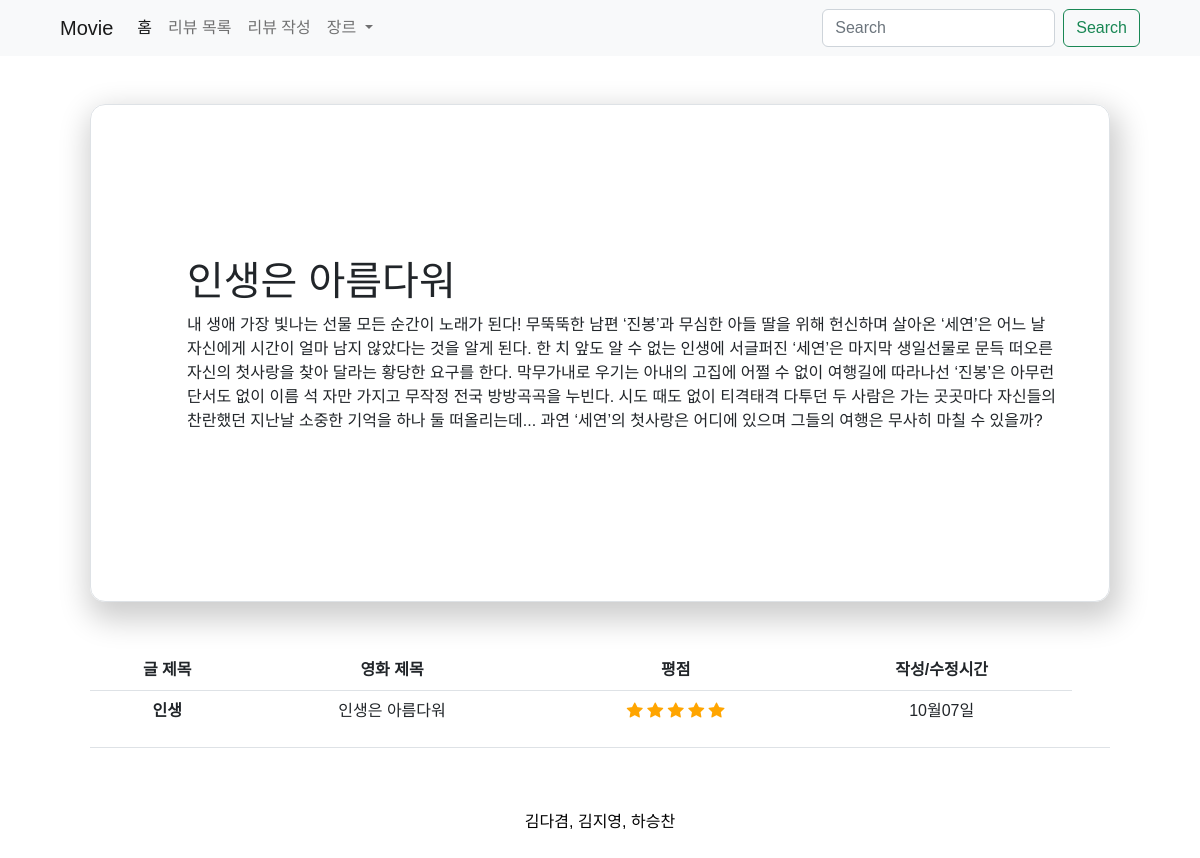
Before: /movies/2/movie_detail with the older database file.
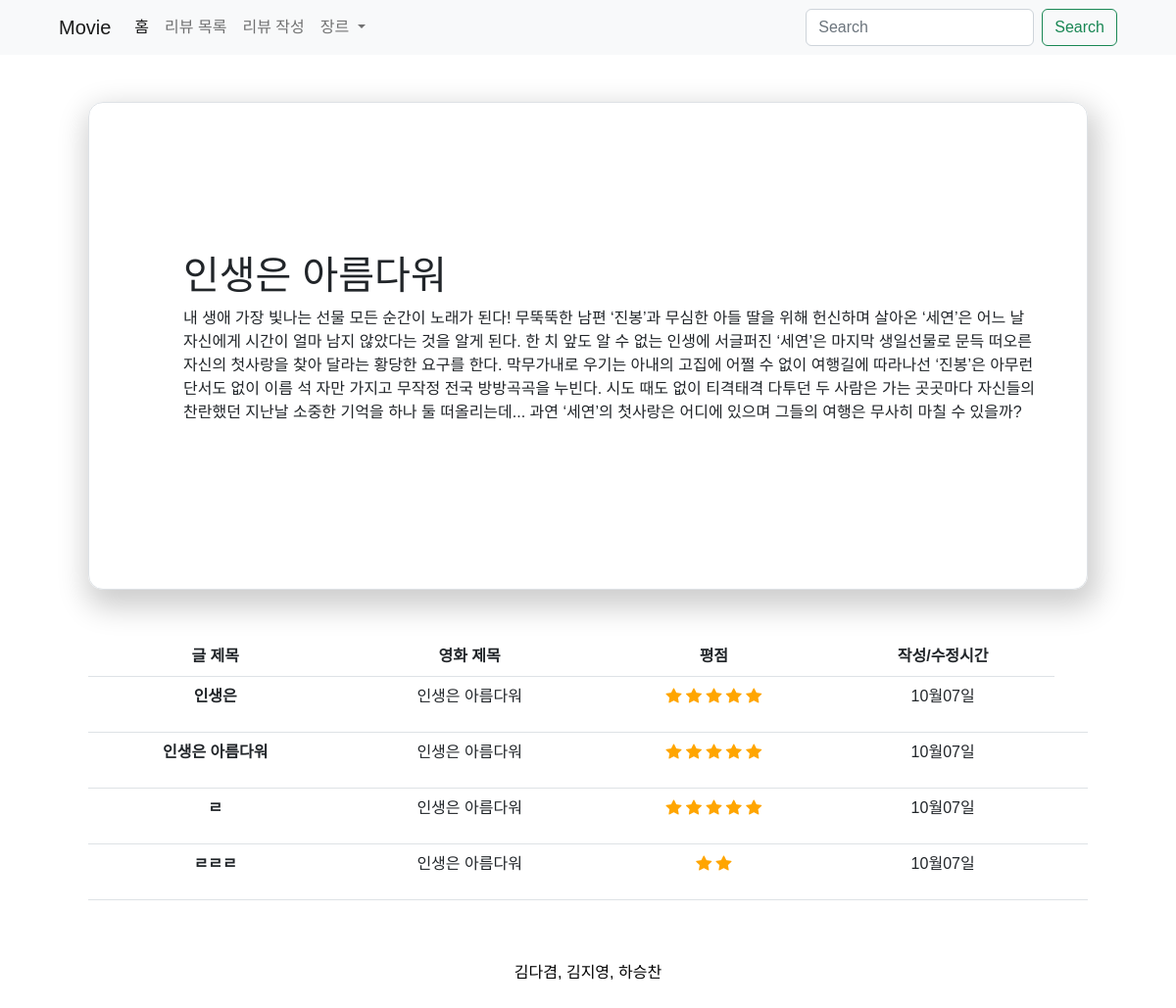
After: the same page with the newer database file.
### movies/models.py (models this page shows)
class Review(models.Model):
    title = models.CharField(max_length=30)
    content = models.TextField()
    movie_name = models.CharField(max_length=30, choices=title_table)
    grade = models.IntegerField(choices=RATE_CHOICES)
    created_at = models.DateField(auto_now_add=True)
    updated_at = models.DateField(auto_now=True)
    genre = models.CharField(max_length=5, choices=genre_table)

### movies/views.py (the view)
# urls.py: path("<int:pk>/movie_detail", views.movie_detail, name="movie_detail"),
def movie_detail(request, pk):
    movie = Movie.objects.get(pk=pk)
    movie_get_title = movie.movie_title
    movie_filter = Review.objects.filter(movie_name=movie_get_title)
    dt_img_list = {
    2: 'https://an2-img.amz.wtchn.net/image/v2/chphdsVeY3rZbgV09N1kSw.jpg?jwt=ZXlKaGJHY2lPaUpJVXpJMU5pSjkuZXlKdmNIUnpJanBiSW1SZk5Ea3dlRGN3TUhFNE1DSmRMQ0p3SWpvaUwzWXlMM04wYjNKbEwybHRZV2RsTHpFMk5qSTFNekUyT0RBM016azRPVE00TlRRaWZRLjE0aGxoN2lkS3dZX1ZqVWd2MHlJeEpULXV3WlZRcjU1dllMNnVVaEVCc0U',
    3: 'https://an2-img.amz.wtchn.net/image/v2/8_d-c7PXw6gZ4kbRV0z4EA.jpg?jwt=ZXlKaGJHY2lPaUpJVXpJMU5pSjkuZXlKdmNIUnpJanBiSW1SZk5Ea3dlRGN3TUhFNE1DSmRMQ0p3SWpvaUwzWXlMM04wYjNKbEwybHRZV2RsTHpFMk5qSTFNekU1TVRJeE1EWXlNRGN4T0RraWZRLnNLb1ZqWTIxcnZscXZnR2xVOVNRTnJQcEpoUHl6bTRLaG1YUTl5SFNwMnM',
    4: 'https://an2-img.amz.wtchn.net/image/v2/A3w93ZJKG1mmpfhnT4fviA.jpg?jwt=ZXlKaGJHY2lPaUpJVXpJMU5pSjkuZXlKdmNIUnpJanBiSW1SZk5Ea3dlRGN3TUhFNE1DSmRMQ0p3SWpvaUwzWXlMM04wYjNKbEwybHRZV2RsTHpFMk5qRTJPVFF4TWprMU1EVTROakkwTVRjaWZRLjhlVmVkcUhkQzVSa1E3R1VCc1lKSG92aW9KdlZRSDljTk00UmVyYk1ibnM',
    5: 'https://an2-img.amz.wtchn.net/image/v2/LORpaHa1ccOKSEB_1aS6SA.jpg?jwt=ZXlKaGJHY2lPaUpJVXpJMU5pSjkuZXlKdmNIUnpJanBiSW1SZk5Ea3dlRGN3TUhFNE1DSmRMQ0p3SWpvaUwzWXlMM04wYjNKbEwybHRZV2RsTHpFMk16STNPVEU0TWprek1ERXpOVGd5TkRraWZRLkcxY2d5eFQzY193WmhINm5wUkdZTFFKRmJDbHVoai1sME9wUDNMMFV0aUE',
    6: 'https://an2-img.amz.wtchn.net/image/v2/b-HjLSBuEhkWB1VylnIeyA.jpg?jwt=ZXlKaGJHY2lPaUpJVXpJMU5pSjkuZXlKdmNIUnpJanBiSW1SZk5Ea3dlRGN3TUhFNE1DSmRMQ0p3SWpvaUwzWXlMM04wYjNKbEwybHRZV2RsTHpFMk5qTXpNVE15TkRnME5UWTRNakEwT0RJaWZRLmp4Qk9lS3MtdnVrU093V1k0NFpfVjBoWUlUUE9WT3JiOFhKclM0UTJuVWc',
    7: 'https://an2-img.amz.wtchn.net/image/v2/Oa-1ShMGkP6KeN0oMtbysQ.jpg?jwt=ZXlKaGJHY2lPaUpJVXpJMU5pSjkuZXlKdmNIUnpJanBiSW1SZk5Ea3dlRGN3TUhFNE1DSmRMQ0p3SWpvaUwzWXlMM04wYjNKbEwybHRZV2RsTHpFMk5qTTRNVE0zTURZME9EVXhNamN4TXpBaWZRLkk4dF80SkZLQkQ3Tld1c3JQMXR3Y1R1UkRPUW5CNVliemNzM0NlamdEWjQ',
    8: 'https://an2-img.amz.wtchn.net/image/v2/bw4jfVYFEl8JQKAtu6btTA.jpg?jwt=ZXlKaGJHY2lPaUpJVXpJMU5pSjkuZXlKdmNIUnpJanBiSW1SZk5Ea3dlRGN3TUhFNE1DSmRMQ0p3SWpvaUwzWXhMM2x5WVRKM1pqRmtOSFJoYkc5NU5YRXpPWFYzSW4wLmF5Wk5HNmhtejZsVF9UVU83ZXpYV015ak95UDZVdkR5ZlRNTzJKX2NVUG8',
    9: 'https://an2-img.amz.wtchn.net/image/v2/jSs8bTuAHmCKAs7W_B730A.jpg?jwt=ZXlKaGJHY2lPaUpJVXpJMU5pSjkuZXlKdmNIUnpJanBiSW1SZk5Ea3dlRGN3TUhFNE1DSmRMQ0p3SWpvaUwzWXlMM04wYjNKbEwybHRZV2RsTHpFMk5qTTRNVFF4TXpnMk1EY3pNVGt5T1RnaWZRLnNmOTMtay1qbG0zN1F6a0taSkg3RWdWUjc3SlNaSktHcE5sMEZSNlJxOTA',}
    poster_img= dt_img_list.get(pk)
    context = {
        'movie': movie,
        'movie_filter': movie_filter,
        'poster_img':poster_img
    }
    return render(request, 'movies/movie_detail.html', context)

### movies/templates/movies/movie_detail.html (shortened to what this page needs)
{% extends 'base.html' %}
{% block content %}
  <div class="container p-5">
    <div class="d-flex border p-5" style="height: 100%; box-shadow: 4px 12px 30px 6px rgb(0 0 0 / 20%); border-radius: 15px;">
      <div class="my-auto ms-5">
        <h1>{{ movie.movie_title }}</h1>
        <p>{{ movie.movie_conent }}</p>
      </div>
    </div>
    <table class="table text-center mt-5">
      <thead>
        <tr>
          <th scope="col">글 제목</th>
          <th scope="col">영화 제목</th>
          <th scope="col">평점</th>
          <th scope="col">작성/수정시간</th>
        </tr>
      </thead>
      <tbody class="mb-0">
        {% for review in movie_filter %}
          <tr>
            <th scope="row">
              <a href="{% url 'movies:detail' review.pk %}" class="text-decoration-none text-dark">{{ review.title }}</a>
            </th>
            <td>{{ review.movie_name }}</td>
            <td>
              {% if review.grade == 5 %}
                <p>
                  <i class="bi bi-star-fill" style="color:orange;"></i>
                  <i class="bi bi-star-fill" style="color:orange;"></i>
                  <i class="bi bi-star-fill" style="color:orange;"></i>
                  <i class="bi bi-star-fill" style="color:orange;"></i>
                  <i class="bi bi-star-fill" style="color:orange;"></i>
                </p>
              {% endif %}
              {% if review.grade == 2 %}
                <p>
                  <i class="bi bi-star-fill" style="color:orange;"></i>
                  <i class="bi bi-star-fill" style="color:orange;"></i>
                </p>
              {% endif %}
            </td>
            <td>
              {% if review.created_at == review.updated_at %}
                {{ review.created_at|date:'m월d일' }}
              {% endif %}
            </td>
            <td>
            </td>
          </tr>
        {% endfor %}
      </tbody>
    </table>
  </div>
{% endblock %}

Changed rows visible on the page:
removed Review: title "인생", movie_name "인생은 아름다워", grade 5 (drawn), created_at "10월07일"
added Review: title "인생은", movie_name "인생은 아름다워", grade 5 (drawn), created_at "10월07일"
added Review: title "인생은 아름다워", movie_name "인생은 아름다워", grade 5 (drawn), created_at "10월07일"
added Review: title "ㄹ", movie_name "인생은 아름다워", grade 5 (drawn), created_at "10월07일"
added Review: title "ㄹㄹㄹ", movie_name "인생은 아름다워", grade 2 (drawn), created_at "10월07일"
